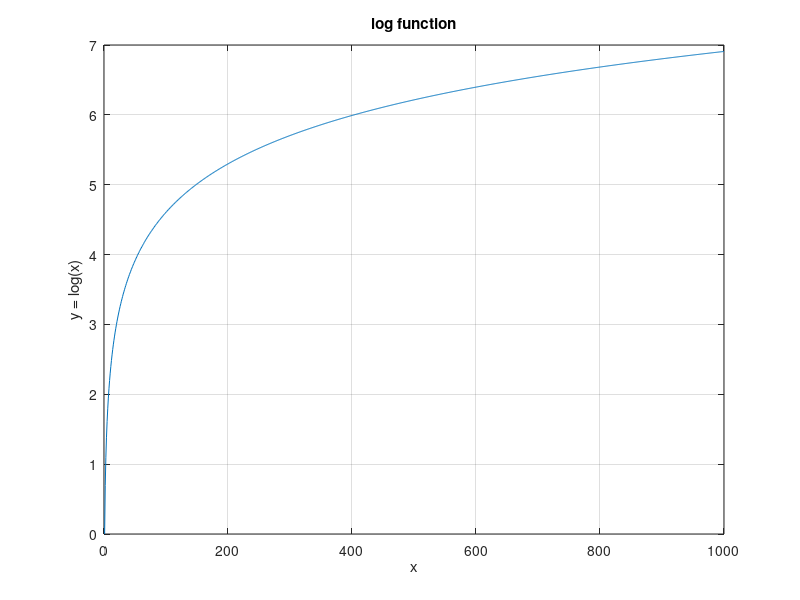

MATLAB code for this plot:
% a03_03_pre [script]
clc, clear, close all

%Funcao log
%Logaritmo neperiano (base e)
y = log(1:1000); 

%Display
figure
plot(y)
grid on
title('log function')
xlabel('x')
ylabel('y = log(x)')